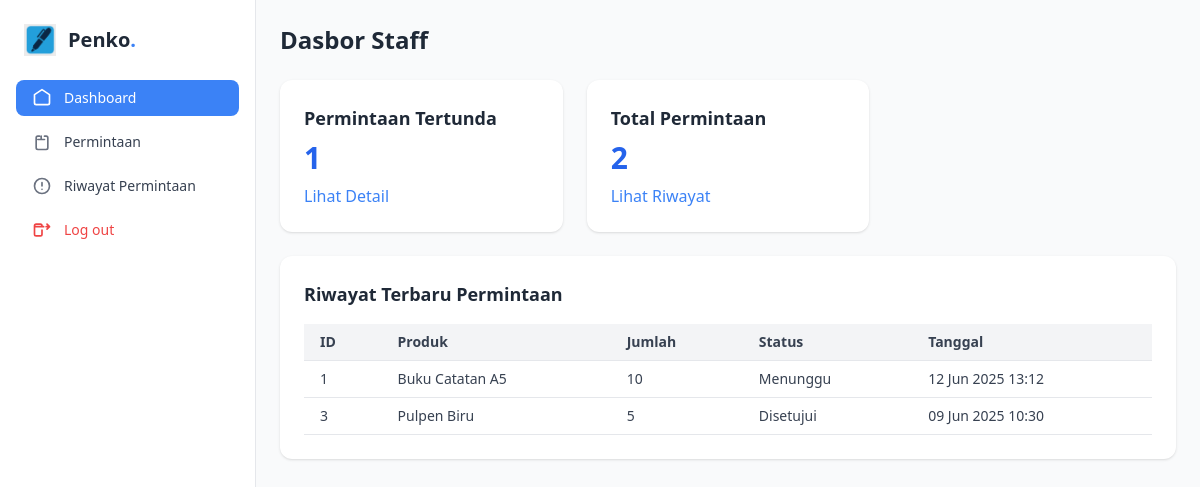
Screenshot of /staff/dashboard.php (signed in) with the database file from the repository.
### tables this page shows
CREATE TABLE `requests` (
  `id` int NOT NULL,
  `user_id` int NOT NULL,
  `product_id` int NOT NULL,
  `quantity` int NOT NULL,
  `purpose` text NOT NULL,
  `status` enum('pending','approved','rejected') DEFAULT 'pending',
  `created_at` timestamp NULL DEFAULT CURRENT_TIMESTAMP,
  `processed_at` timestamp NULL DEFAULT NULL,
  `admin_id` int DEFAULT NULL,
  `notes` text
);

CREATE TABLE `products` (
  `id` INT AUTO_INCREMENT PRIMARY KEY,
  `name` varchar(100) NOT NULL,
  `description` text,
  `category_id` INT,
  `supplier_id` INT,
  `current_stock` int NOT NULL DEFAULT 0,
  `unit` varchar(20) NOT NULL,
  `price` DECIMAL(15,2) DEFAULT 0.00,
  `image` VARCHAR(255),
  `min_stock` int NOT NULL DEFAULT 10,
  `created_at` DATETIME DEFAULT CURRENT_TIMESTAMP,
  `updated_at` DATETIME DEFAULT CURRENT_TIMESTAMP ON UPDATE CURRENT_TIMESTAMP,
  FOREIGN KEY (`category_id`) REFERENCES `categories`(`id`) ON DELETE SET NULL,
  FOREIGN KEY (`supplier_id`) REFERENCES `suppliers`(`id`) ON DELETE SET NULL
);

### staff/dashboard.php (the view, shortened to what this page needs)
<?php
require_once '../koneksi/database.php';
$user_id = $_SESSION['user_id'];
$pending_requests = $conn->query("SELECT COUNT(*) as count FROM requests WHERE user_id = $user_id AND status = 'pending'")->fetch_assoc()['count'];
$total_requests = $conn->query("SELECT COUNT(*) as count FROM requests WHERE user_id = $user_id")->fetch_assoc()['count'];
$recent_requests = $conn->query("SELECT r.id, p.name AS product_name, r.quantity, r.status, r.created_at
                               FROM requests r
                               JOIN products p ON r.product_id = p.id
                               WHERE r.user_id = $user_id
                               ORDER BY r.created_at DESC LIMIT 5");
?>
<!DOCTYPE html>
<html lang="id">
<head>
    <script src="https://cdn.tailwindcss.com"></script>
</head>
<body class="bg-gray-50 font-sans">
<div class="flex h-screen">
<aside class="w-64 bg-white border-r px-4 py-6 flex flex-col space-y-6">
    <div class="flex items-center space-x-3 px-2">
        <img src="../img/Logo.png" alt="Logo" class="h-8 w-8 object-cover" />
        <h1 class="text-xl font-semibold text-gray-800">Penko<span class="text-blue-500">.</span></h1>
    </div>
    <nav class="flex-1">
        <ul class="space-y-2">
            <li>
                <a href="dashboard.php" class="flex items-center px-4 py-2 rounded-lg text-white bg-blue-500 hover:bg-blue-600 transition">
                    <svg class="h-5 w-5 text-white" fill="none" stroke="currentColor" viewBox="0 0 24 24" xmlns="http://www.w3.org/2000/svg">
                        <path stroke-linecap="round" stroke-linejoin="round" stroke-width="2" d="M3 8l9-6 9 6v10a2 2 0 01-2 2H5a2 2 0 01-2-2V8z" />
                    </svg>
                    <span class="ml-3 text-sm font-medium">Dashboard</span>
                </a>
            </li>
            <li>
                <a href="requests.php" class="flex items-center px-4 py-2 rounded-lg text-gray-700 hover:bg-blue-50 hover:text-blue-600 transition">
                    <svg class="h-5 w-5 text-gray-500" fill="none" stroke="currentColor" viewBox="0 0 24 24" xmlns="http://www.w3.org/2000/svg">
                        <path stroke-linecap="round" stroke-linejoin="round" stroke-width="2" d="M9 5H7a2 2 0 00-2 2v12a2 2 0 002 2h10a2 2 0 002-2V7a2 2 0 00-2-2h-2m-4 0v4m0 0H7m4 0h4" />
                    </svg>
                    <span class="ml-3 text-sm font-medium">Permintaan</span>
                </a>
            </li>
            <li>
                <a href="request_history.php" class="flex items-center px-4 py-2 rounded-lg text-gray-700 hover:bg-blue-50 hover:text-blue-600 transition">
                    <svg class="h-5 w-5 text-gray-500" fill="none" stroke="currentColor" viewBox="0 0 24 24" xmlns="http://www.w3.org/2000/svg">
                        <path stroke-linecap="round" stroke-linejoin="round" stroke-width="2" d="M12 8v4m0 4h.01M21 12a9 9 0 11-18 0 9 9 0 0118 0z" />
                    </svg>
                    <span class="ml-3 text-sm font-medium">Riwayat Permintaan</span>
                </a>
            </li>
            <li>
                <a href="../logout.php" class="flex items-center px-4 py-2 rounded-lg text-red-500 hover:bg-red-50 hover:text-red-600 transition">
                    <svg class="h-5 w-5 text-red-500" fill="none" stroke="currentColor" viewBox="0 0 24 24" xmlns="http://www.w3.org/2000/svg">
                        <path stroke-linecap="round" stroke-linejoin="round" stroke-width="2" d="M17 8h4m0 0l-3-3m3 3l-3 3m-4-3H3m9 4v5a2 2 0 01-2 2H5a2 2 0 01-2-2V7a2 2 0 012-2h5a2 2 0 012 2v1" />
                    </svg>
                    <span class="ml-3 text-sm font-medium">Log out</span>
                </a>
            </li>
        </ul>
    </nav>
</aside>
    <main class="flex-1 p-6">
        <h2 class="text-2xl font-semibold text-gray-800 mb-6">Dasbor Staff</h2>
        <div class="grid grid-cols-1 md:grid-cols-2 lg:grid-cols-3 gap-6 mb-6">
            <div class="bg-white p-6 rounded-xl shadow hover:shadow-md transition">
                <h3 class="text-lg font-semibold text-gray-800 mb-2">Permintaan Tertunda</h3>
                <p class="text-3xl font-bold text-blue-600"><?php echo $pending_requests; ?></p>
                <a href="requests.php" class="text-blue-500 hover:underline mt-2 inline-block">Lihat Detail</a>
            </div>
            <div class="bg-white p-6 rounded-xl shadow hover:shadow-md transition">
                <h3 class="text-lg font-semibold text-gray-800 mb-2">Total Permintaan</h3>
                <p class="text-3xl font-bold text-blue-600"><?php echo $total_requests; ?></p>
                <a href="request_history.php" class="text-blue-500 hover:underline mt-2 inline-block">Lihat Riwayat</a>
            </div>
        </div>
        <div class="bg-white p-6 rounded-xl shadow hover:shadow-md transition">
            <h3 class="text-lg font-semibold text-gray-800 mb-4">Riwayat Terbaru Permintaan</h3>
            <div class="overflow-x-auto">
                <table class="min-w-full text-sm text-gray-700 border-collapse">
                    <thead>
                        <tr class="bg-gray-100 border-b">
                            <th class="py-2 px-4 text-left">ID</th>
                            <th class="py-2 px-4 text-left">Produk</th>
                            <th class="py-2 px-4 text-left">Jumlah</th>
                            <th class="py-2 px-4 text-left">Status</th>
                            <th class="py-2 px-4 text-left">Tanggal</th>
                        </tr>
                    </thead>
                    <tbody>
                        <?php if ($recent_requests->num_rows > 0): ?>
                            <?php while ($row = $recent_requests->fetch_assoc()): ?>
                                <tr class="border-b hover:bg-gray-50">
                                    <td class="py-2 px-4"><?php echo $row['id']; ?></td>
                                    <td class="py-2 px-4"><?php echo htmlspecialchars($row['product_name']); ?></td>
                                    <td class="py-2 px-4"><?php echo number_format($row['quantity'], 0, ',', '.'); ?></td>
                                    <td class="py-2 px-4">
                                        <?php
                                        $status_text = '';
                                        switch (strtolower($row['status'])) {
                                            case 'pending':
                                                $status_text = 'Menunggu';
                                                break;
                                            case 'approved':
                                                $status_text = 'Disetujui';
                                                break;
                                        }
                                        ?>
                                        <span class="status-<?php echo strtolower($row['status']); ?>">
                                            <?php echo $status_text; ?>
                                        </span>
                                    </td>
                                    <td class="py-2 px-4"><?php echo date('d M Y H:i', strtotime($row['created_at'])); ?></td>
                                </tr>
                            <?php endwhile; ?>
                        <?php else: ?>
                            <tr>
                                <td colspan="5" class="py-4 text-center text-gray-500">Tidak ada riwayat permintaan terbaru.</td>
                            </tr>
                        <?php endif; ?>
                    </tbody>
                </table>
            </div>
        </div>
    </main>
</div>
</body>
</html>

### staff/dashboard.php (style rules this page uses)
.status-pending { @apply bg-yellow-400 text-white px-2 py-1 rounded; }
.status-approved { @apply bg-green-500 text-white px-2 py-1 rounded; }

### rows the page displays
requests: id "1", product.name "Buku Catatan A5", quantity "10", status "Menunggu", created_at "12 Jun 2025 13:12"
requests: id "3", product.name "Pulpen Biru", quantity "5", status "Disetujui", created_at "09 Jun 2025 10:30"

### other values shown
$pending_requests "1"
$total_requests "2"
